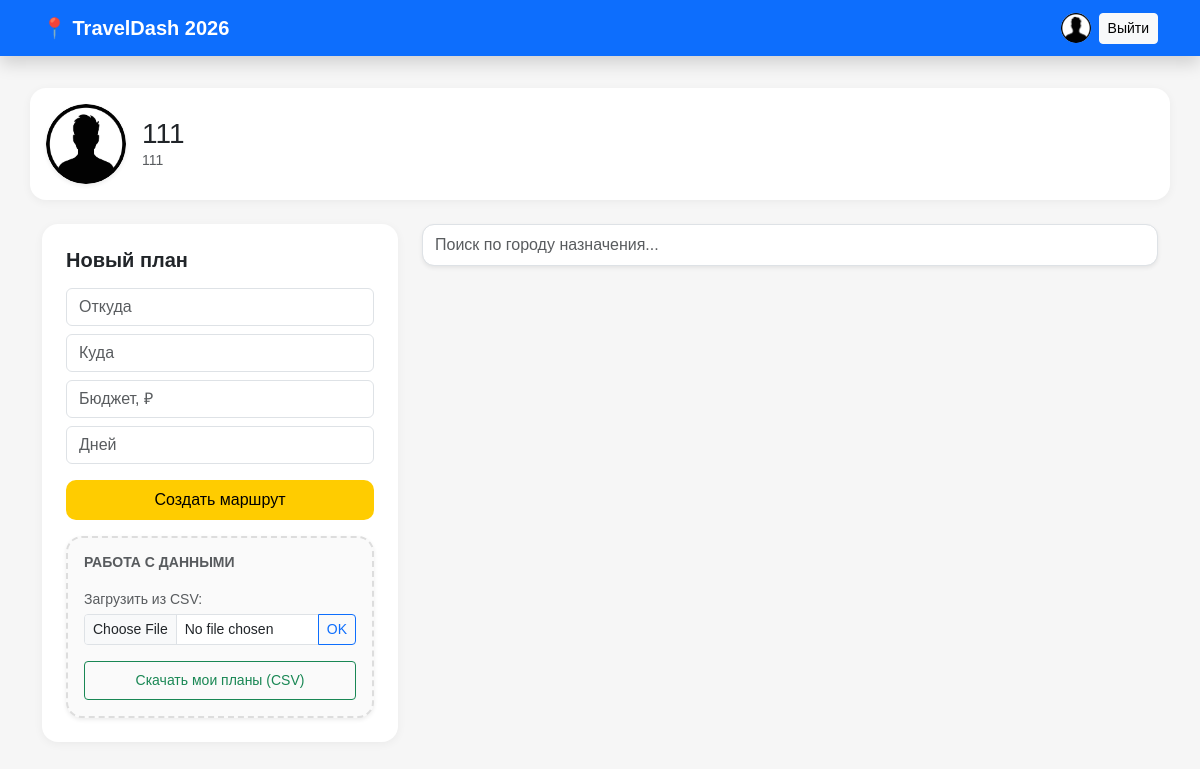
The app's page / (signed in) with its own data.
### app.py (models this page shows)
class User(UserMixin, db.Model):
    id = db.Column(db.Integer, primary_key=True)
    username = db.Column(db.String(80), unique=True, nullable=False)
    password = db.Column(db.String(120), nullable=False)
    avatar = db.Column(db.String(200), default='default_avatar.png')
    bio = db.Column(db.Text)
    trips = db.relationship('Trip', backref='owner', lazy=True)

### app.py (the view)
@app.route('/')
@login_required
def index():
    return render_template('index.html')

### app.py (called while the page is built)
@login_manager.user_loader
def load_user(user_id):
    return db.session.get(User, int(user_id))

### templates/index.html (shortened to what this page needs)
{% extends "base.html" %}
{% block content %}
<link href="https://cdn.jsdelivr.net/npm/bootstrap@5.3.3/dist/css/bootstrap.min.css" rel="stylesheet">
<div class="row mb-4">
    <div class="col-12 ya-card p-3 d-flex align-items-center">
        <img src="{{ url_for('static', filename='uploads/' + current_user.avatar) }}"
             class="rounded-circle me-3 shadow-sm" width="80" height="80" style="object-fit:cover">
        <div><h3 class="mb-0">{{ current_user.username }}</h3>
            <p class="text-muted mb-0 small">{{ current_user.bio }}</p></div>
    </div>
</div>
<div class="row">
    <div class="col-md-4">
        <div class="ya-card p-4 mb-3">
            <h5 class="fw-bold mb-3">Новый план</h5>
            <form action="/add_trip" method="POST">
                <input type="text" name="city_from" class="form-control mb-2" placeholder="Откуда" required>
                <input type="text" name="city_to" class="form-control mb-2" placeholder="Куда" required>
                <input type="number" name="budget_limit" class="form-control mb-2" placeholder="Бюджет, ₽">
                <input type="number" name="days_count" class="form-control mb-3" placeholder="Дней">
                <button class="btn btn-ya w-100 py-2">Создать маршрут</button>
            </form>
            <div class="ya-card p-3 mt-3 shadow-sm border-dashed" style="border: 2px dashed #ddd; background: #fafafa;">
                <h6 class="small fw-bold text-uppercase text-muted mb-3">
                    Работа с данными</h6>
                <form action="/import" method="POST" enctype="multipart/form-data" class="mb-3">
                    <label for="csvFile" class="small text-muted mb-1">Загрузить из CSV:</label>
                    <div class="input-group">
                        <input type="file" name="file" id="csvFile" class="form-control form-control-sm" required>
                        <button class="btn btn-sm btn-outline-primary">OK</button>
                    </div>
                </form>
                <a href="/export" class="btn btn-sm btn-outline-success w-100 py-2">
                     Скачать мои планы (CSV)
                </a>
            </div>
        </div>
    </div>
    <div class="col-md-8">
        <input type="text" id="search" class="form-control mb-4 shadow-sm py-2" style="border-radius:12px"
               placeholder="Поиск по городу назначения...">
    </div>
</div>
{% endblock %}

### templates/base.html (shortened to what this page needs)
<!DOCTYPE html>
<html lang="ru">
<head>
    <link href="https://cdn.jsdelivr.net/npm/bootstrap@5.3.3/dist/css/bootstrap.min.css" rel="stylesheet">
</head>
<body>
    <nav class="navbar navbar-dark bg-primary shadow">
        <div class="container">
            <a class="navbar-brand fw-bold" href="/">📍 TravelDash 2026</a>
            <div class="navbar-nav ms-auto flex-row align-items-center">
                {% if current_user.is_authenticated %}
                <img src="{{ url_for('static', filename='uploads/' + current_user.avatar) }}" class="rounded-circle me-2" width="30" height="30" style="object-fit:cover">
                <a class="btn btn-sm btn-light" href="/logout">Выйти</a>
                {% endif %}
            </div>
        </div>
    </nav>
    <div class="container">{% block content %}{% endblock %}</div>
</body>
</html>

### templates/base.html (style rules this page uses)
body { background:#f4f7f6 }
.navbar { margin-bottom:2rem }

### templates/index.html (style rules this page uses)
body { background: #f6f6f6; font-family: sans-serif; }
.ya-card { background: #fff; border-radius: 16px; border: none; box-shadow: 0 2px 10px rgba(0,0,0,0.05); }
.btn-ya { background: #fc0; border: none; color: #000; border-radius: 10px; font-weight: 500; transition: 0.2s; }

### records on screen
User: avatar (placeholder picture), username "111", bio "111"
